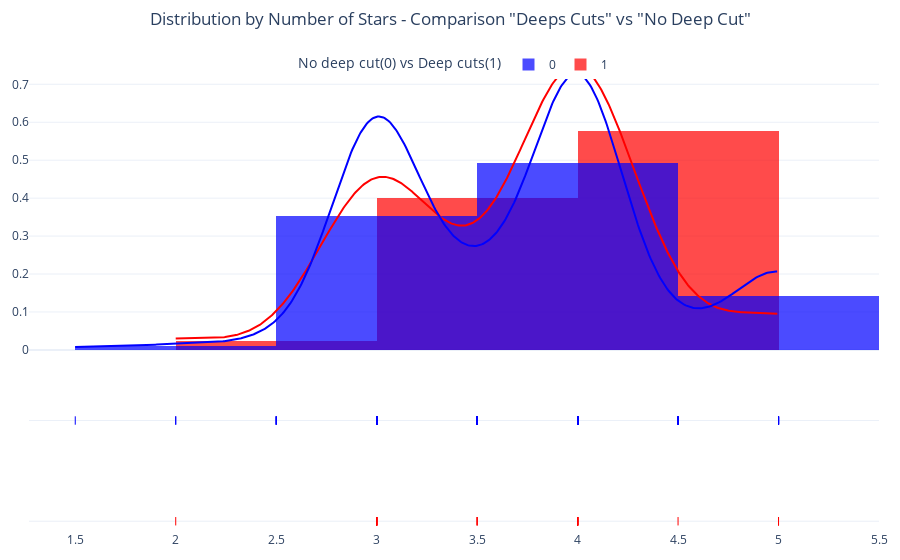

Write notebook code for a chart like this one.
### Code cell
distrib = ff.create_distplot(
    [hotels.loc[hotels["price_cuts"] == 1, "stars"], hotels.loc[hotels["price_cuts"] == 0, "stars"]],
    price_cuts,
    curve_type = 'kde',
    colors = colors)
distrib.update_layout(title_text = 'Distribution by Number of Stars - Comparison "Deeps Cuts" vs "No Deep Cut"')
distrib.update_layout(title_x = 0.5)
distrib.update_layout(legend_title_text='No deep cut(0) vs Deep cuts(1)')
distrib.update_layout(legend = dict(orientation = 'h', y=1, x=0.5, xanchor ='center'), margin = dict(b = 20, t = 50, l = 20, r = 20))
distrib.show()

### Figure 1 — Plotly figure (JSON) as saved in the notebook; plotly's stock layout.template omitted (floating-point values rounded to 4 significant figures; data arrays with more than 128 entries replaced by an {"elided": "..."} marker saying what was removed)
{"data": [{"histnorm": "probability density", "legendgroup": "1", "marker": {"color": "red"}, "name": "1", "opacity": 0.7, "type": "histogram", "x": [3, 4, 4, 5, 3, 4, 3, 4, 3, 3, 2, 3, 4, 3, 4, 3.5, 4, 4, 4, 5, 4, 3, 4, 5, 3, 4, 4, 4, 4, 4.5, 3, 4, 3, 4, 3, 4, 4, 4, 3, 4, 4, 3, 3, 4, 3.5, 3.5, 4, 4], "xaxis": "x", "xbins": {"end": 5, "size": 1, "start": 2}, "yaxis": "y"}, {"histnorm": "probability density", "legendgroup": "0", "marker": {"color": "blue"}, "name": "0", "opacity": 0.7, "type": "histogram", "x": {"elided": "272 float values"}, "xaxis": "x", "xbins": {"end": 5, "size": 1, "start": 1.5}, "yaxis": "y"}, {"legendgroup": "1", "marker": {"color": "red"}, "mode": "lines", "name": "1", "showlegend": false, "type": "scatter", "x": {"elided": "500 float values"}, "xaxis": "x", "y": {"elided": "500 float values"}, "yaxis": "y"}, {"legendgroup": "0", "marker": {"color": "blue"}, "mode": "lines", "name": "0", "showlegend": false, "type": "scatter", "x": {"elided": "500 float values"}, "xaxis": "x", "y": {"elided": "500 float values"}, "yaxis": "y"}, {"legendgroup": "1", "marker": {"color": "red", "symbol": "line-ns-open"}, "mode": "markers", "name": "1", "showlegend": false, "type": "scatter", "x": [3, 4, 4, 5, 3, 4, 3, 4, 3, 3, 2, 3, 4, 3, 4, 3.5, 4, 4, 4, 5, 4, 3, 4, 5, 3, 4, 4, 4, 4, 4.5, 3, 4, 3, 4, 3, 4, 4, 4, 3, 4, 4, 3, 3, 4, 3.5, 3.5, 4, 4], "xaxis": "x", "y": ["1", "1", "1", "1", "1", "1", "1", "1", "1", "1", "1", "1", "1", "1", "1", "1", "1", "1", "1", "1", "1", "1", "1", "1", "1", "1", "1", "1", "1", "1", "1", "1", "1", "1", "1", "1", "1", "1", "1", "1", "1", "1", "1", "1", "1", "1", "1", "1"], "yaxis": "y2"}, {"legendgroup": "0", "marker": {"color": "blue", "symbol": "line-ns-open"}, "mode": "markers", "name": "0", "showlegend": false, "type": "scatter", "x": {"elided": "272 float values"}, "xaxis": "x", "y": {"elided": "272 str values"}, "yaxis": "y2"}], "layout": {"autosize": true, "barmode": "overlay", "hovermode": "closest", "legend": {"orientation": "h", "title": {"text": "No deep cut(0) vs Deep cuts(1)"}, "traceorder": "reversed", "x": 0.5, "xanchor": "center", "y": 1}, "margin": {"b": 20, "l": 20, "r": 20, "t": 50}, "title": {"text": "Distribution by Number of Stars - Comparison \"Deeps Cuts\" vs \"No Deep Cut\"", "x": 0.5}, "xaxis": {"anchor": "y2", "autorange": true, "domain": [0, 1], "range": [1.274, 5.5], "type": "linear", "zeroline": false}, "yaxis": {"anchor": "free", "autorange": true, "domain": [0.35, 1], "position": 0, "range": [-0.03358, 0.7904], "type": "linear"}, "yaxis2": {"anchor": "x", "autorange": true, "domain": [0, 0.25], "dtick": 1, "range": [-0.13, 1.13], "showticklabels": false, "type": "category"}}}
